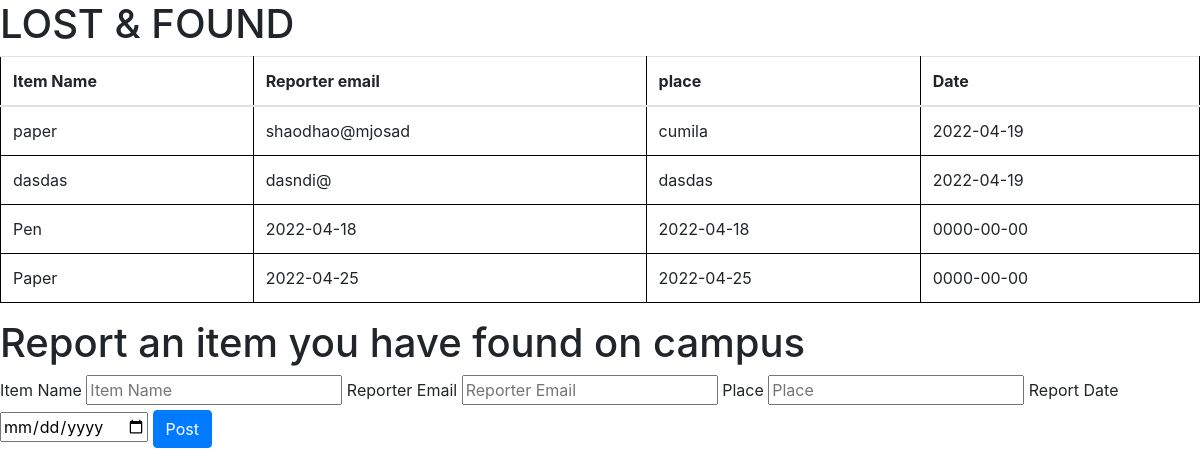
The page /lost_and_found.php on the database its author committed.
### tables this page shows
CREATE TABLE `lost_and_found` (
  `id` int(11) NOT NULL,
  `reporter_email` varchar(100) NOT NULL,
  `item_name` varchar(100) NOT NULL,
  `report_date` date NOT NULL,
  `place` varchar(100) NOT NULL
);

### lost_and_found.php (the view, shortened to what this page needs)
<!DOCTYPE html>
<html lang="en">
<head>
    <link rel="stylesheet" href="https://cdn.jsdelivr.net/npm/bootstrap@4.1.3/dist/css/bootstrap.min.css">
    <link rel="stylesheet" href="styles.css">
</head>
<body>
    <?php require_once 'process.php'; ?>
    <h1>LOST & FOUND</h1>
    <table class="table">
        <thead>
            <tr>
                <th scope="col">Item Name</th>
                <th scope="col">Reporter email</th>
                <th scope="col">place</th>
                <th scope="col" 8>Date</th>
            </tr>
        </thead>
        <tbody>
            <?php
            $sql = "SELECT `id`, `item_name`, `reporter_email`, `place`, `report_date` FROM lost_and_found";
            $result = $mysqli->query($sql);
            if ($result->num_rows > 0) {
                while ($row = $result->fetch_assoc()) {
                    echo "<tr>
                        <td>{$row['item_name']}</td>
                        <td>{$row['reporter_email']}</td>
                        <td>{$row['place']}</td>
                        <td>{$row['report_date']}</td>
                    </tr>";
                }
            } else {
                echo "0 results";
            }
            ?>
        </tbody>
    </table>
    <form action="lost_and_found.php" method="POST">
        <form-group>
            <h1>Report an item you have found on campus</h1>
            <label for="">Item Name</label>
            <input type="text" name="item_name" placeholder="Item Name">
            <label for="">Reporter Email</label>
            <input type="text" name="reporter_email" placeholder="Reporter Email">
            <label for="">Place</label>
            <input type="text" name="place" placeholder="Place">
            <label for="">Report Date</label>
            <input type="date" name="report_date" placeholder="Report Date">
        </form-group>
        <form-group><button type='submit' class='btn btn-primary' name="post_lost_and_found_report">Post</button></form-group>
    </form>
</body>
</html>

### lost_and_found.php (style rules this page uses)
table, th, td { border: 1px solid black; }

### rows shown on the page
lost_and_found: item_name "paper", reporter_email "shaodhao@mjosad", place "cumila", report_date "2022-04-19"
lost_and_found: item_name "dasdas", reporter_email "dasndi@", place "dasdas", report_date "2022-04-19"
lost_and_found: item_name "Pen", reporter_email "2022-04-18", place "2022-04-18", report_date "0000-00-00"
lost_and_found: item_name "Paper", reporter_email "2022-04-25", place "2022-04-25", report_date "0000-00-00"
